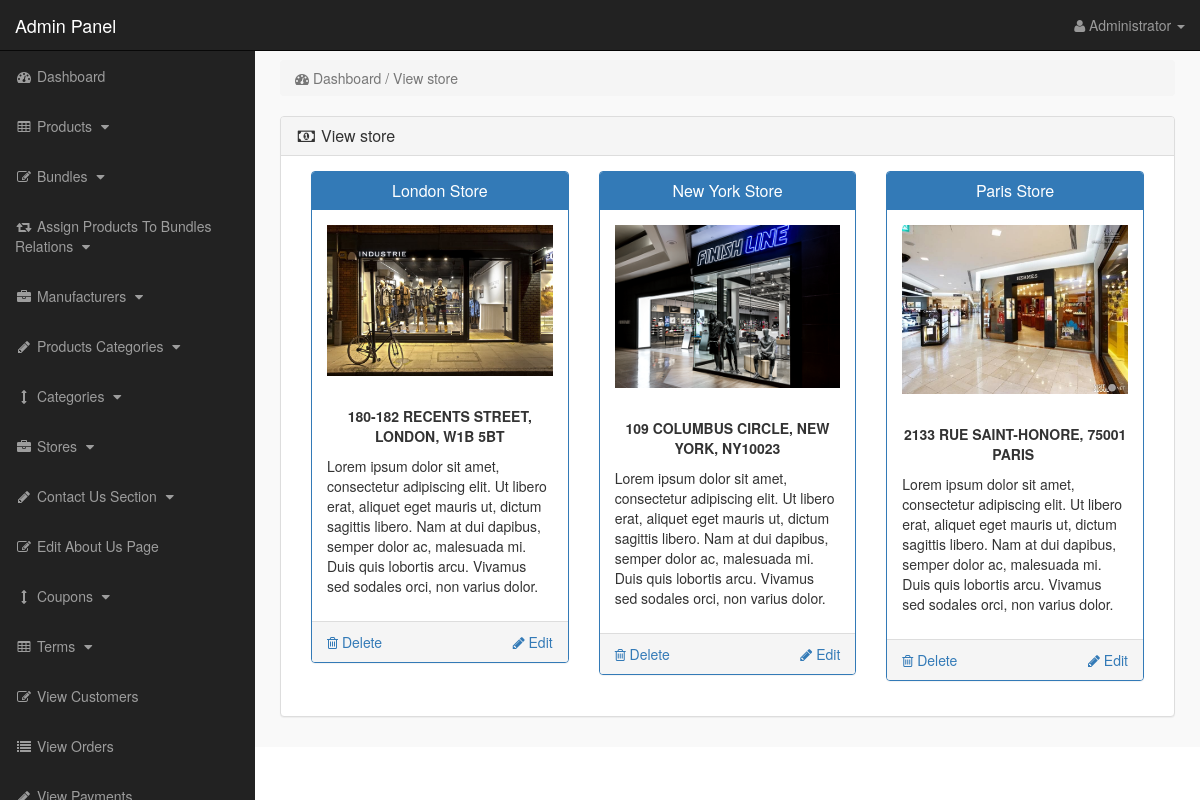
Page /Telas/admin_area/index.php?view_store (signed in) on the committed database.
### tables this page shows
CREATE TABLE `store` (
  `store_id` int(10) NOT NULL,
  `store_title` varchar(255) NOT NULL,
  `store_image` varchar(255) NOT NULL,
  `store_desc` text NOT NULL,
  `store_button` varchar(255) NOT NULL,
  `store_url` varchar(255) NOT NULL
);

### Telas/admin_area/view_store.php (the view, shortened to what this page needs)
<?php
if (!isset($_SESSION['admin_email'])) {
    echo "<script>window.open('login.php','_self')</script>";
} else {
?>
    <div class="row">
        <div class="col-lg-12">
            <ol class="breadcrumb">
                <li class="active">
                    <i class="fa fa-dashboard"></i> Dashboard / View store
                </li>
            </ol>
        </div>
    </div>
    <div class="row">
        <div class="col-lg-12">
            <div class="panel panel-default">
                <div class="panel-heading">
                    <h3 class="panel-title">
                        <i class="fa fa-money fa-fw"></i> View store
                    </h3>
                </div>
                <div class="panel-body">
                    <?php
                    $get_store = "select * from store";
                    $run_store = mysqli_query($con, $get_store);
                    while ($row_store = mysqli_fetch_array($run_store)) {
                        $store_id = $row_store['store_id'];
                        $store_title = $row_store['store_title'];
                        $store_image = $row_store['store_image'];
                        $store_desc = substr($row_store['store_desc'], 0, 400);
                    ?>
                        <div class="col-lg-4 col-md-4">
                            <div class="panel panel-primary">
                                <div class="panel-heading">
                                    <h3 class="panel-title" align="center">
                                        <?php echo $store_title; ?>
                                    </h3>
                                </div>
                                <div class="panel-body">
                                    <img src="store_images/<?php echo $store_image; ?>" class="img-responsive">
                                    <br>
                                    <p><?php echo $store_desc; ?></p>
                                </div>
                                <div class="panel-footer">
                                    <a href="index.php?delete_store=<?php echo $store_id; ?>" class="pull-left">
                                        <i class="fa fa-trash-o"></i> Delete
                                    </a>
                                    <a href="index.php?edit_store=<?php echo $store_id; ?>" class="pull-right">
                                        <i class="fa fa-pencil"></i> Edit
                                    </a>
                                    <div class="clearfix"> </div>
                                </div>
                            </div>
                        </div>
                    <?php } ?>
                </div>
            </div>
        </div>
    </div>
<?php } ?>

### Telas/admin_area/includes/sidebar.php (shortened to what this page needs)
<?php
if(!isset($_SESSION['admin_email'])){
echo "<script>window.open('login.php','_self')</script>";
}
else {
?>
<nav class="navbar navbar-inverse navbar-fixed-top" >
<div class="navbar-header" >
<a class="navbar-brand" href="index.php?dashboard" >Admin Panel</a>
</div>
<ul class="nav navbar-right top-nav" >
<li class="dropdown" >
<a href="#" class="dropdown-toggle" data-toggle="dropdown" >
<i class="fa fa-user" ></i>
<?php echo $admin_name; ?> <b class="caret" ></b>
</a>
</li>
</ul>
<div class="collapse navbar-collapse navbar-ex1-collapse">
<ul class="nav navbar-nav side-nav">
<li>
<a href="index.php?dashboard">
<i class="fa fa-fw fa-dashboard"></i> Dashboard
</a>
</li>
<li>
<a href="#" data-toggle="collapse" data-target="#products">
<i class="fa fa-fw fa-table"></i> Products
<i class="fa fa-fw fa-caret-down"></i>
</a>
</li>
<li>
<a href="#" data-toggle="collapse" data-target="#bundles">
<i class="fa fa-fw fa-edit"></i> Bundles
<i class="fa fa-fw fa-caret-down"></i>
</a>
</li>
<li>
<a href="#" data-toggle="collapse" data-target="#relations">
<i class="fa fa-fw fa-retweet"></i> Assign Products To Bundles Relations
<i class="fa fa-fw fa-caret-down"></i>
</a>
</li>
<li>
<a href="#" data-toggle="collapse" data-target="#manufacturers">
<i class="fa fa-fw fa-briefcase"></i> Manufacturers
<i class="fa fa-fw fa-caret-down"></i>
</a>
</li>
<li>
<a href="#" data-toggle="collapse" data-target="#p_cat">
<i class="fa fa-fw fa-pencil"></i> Products Categories
<i class="fa fa-fw fa-caret-down"></i>
</a>
</li>
<li>
<a href="#" data-toggle="collapse" data-target="#cat">
<i class="fa fa-fw fa-arrows-v"></i> Categories
<i class="fa fa-fw fa-caret-down"></i>
</a>
</li>
<li>
<a href="#" data-toggle="collapse" data-target="#store">
<i class="fa fa-fw fa-briefcase"></i> Stores
<i class="fa fa-fw fa-caret-down"></i>
</a>
</li>
<li>
<a href="#" data-toggle="collapse" data-target="#contact_us">
<i class="fa fa-fw fa-pencil"> </i> Contact Us Section
<i class="fa fa-fw fa-caret-down"></i>
</a>
</li>
<li>
<a href="index.php?edit_about_us">
<i class="fa fa-fw fa-edit"></i> Edit About Us Page
</a>
</li>
<li>
<a href="#" data-toggle="collapse" data-target="#coupons">
<i class="fa fa-fw fa-arrows-v"></i> Coupons
<i class="fa fa-fw fa-caret-down"></i>
</a>
</li>
<li>
<a href="#" data-toggle="collapse" data-target="#terms" >
<i class="fa fa-fw fa-table"></i> Terms
<i class="fa fa-fw fa-caret-down"></i>
</a>
</li>
<li>
<a href="index.php?view_customers">
<i class="fa fa-fw fa-edit"></i> View Customers
</a>
</li>
<li>
<a href="index.php?view_orders">
<i class="fa fa-fw fa-list"></i> View Orders
</a>
</li>
<li>
<a href="index.php?view_payments">
<i class="fa fa-fw fa-pencil"></i> View Payments
</a>
</li>
</ul>
</div>
</nav>
<?php } ?>

### Telas/admin_area/css/style.css (style rules this page uses)
body { margin-top:100px; }
@media (min-width: 768px) { body { margin-top:50px; } }
.top-nav { padding:0 15px; }
.top-nav>li { display:inline-block; float:left; }
.top-nav>li>a { padding-top:15px; padding-bottom:15px; line-height:20px; color:#999; }
@media (min-width: 768px) { .side-nav { position:fixed; top:51px; width:255px; border-radius:0; overflow-y:auto; background-color: #222; bottom:0; overflow-x:hidden; padding-bottom:40px; } }
@media (min-width: 768px) { .side-nav>li>a { width:255px; } }
.panel-body { border-radius:5px; }

### rows in the picture
store: store_title "London Store", store_image (picture), store_desc "180-182 RECENTS STREET, LONDON, W1B 5BT Lorem ipsum dolor sit amet, consectetur adipiscing elit. Ut libero erat, aliquet eget mauris ut, dictum sagittis libero. Nam at dui dapibus, semper dolor ac, malesuada mi. Duis quis lobortis arcu. Vivamus sed sodales orci, non varius dolor."
store: store_title "New York Store", store_image (picture), store_desc "109 COLUMBUS CIRCLE, NEW YORK, NY10023 Lorem ipsum dolor sit amet, consectetur adipiscing elit. Ut libero erat, aliquet eget mauris ut, dictum sagittis libero. Nam at dui dapibus, semper dolor ac, malesuada mi. Duis quis lobortis arcu. Vivamus sed sodales orci, non varius dolor."
store: store_title "Paris Store", store_image (picture), store_desc "2133 RUE SAINT-HONORE, 75001 PARIS Lorem ipsum dolor sit amet, consectetur adipiscing elit. Ut libero erat, aliquet eget mauris ut, dictum sagittis libero. Nam at dui dapibus, semper dolor ac, malesuada mi. Duis quis lobortis arcu. Vivamus sed sodales orci, non varius dolor."

### other values in the picture
$admin_name "Administrator"
